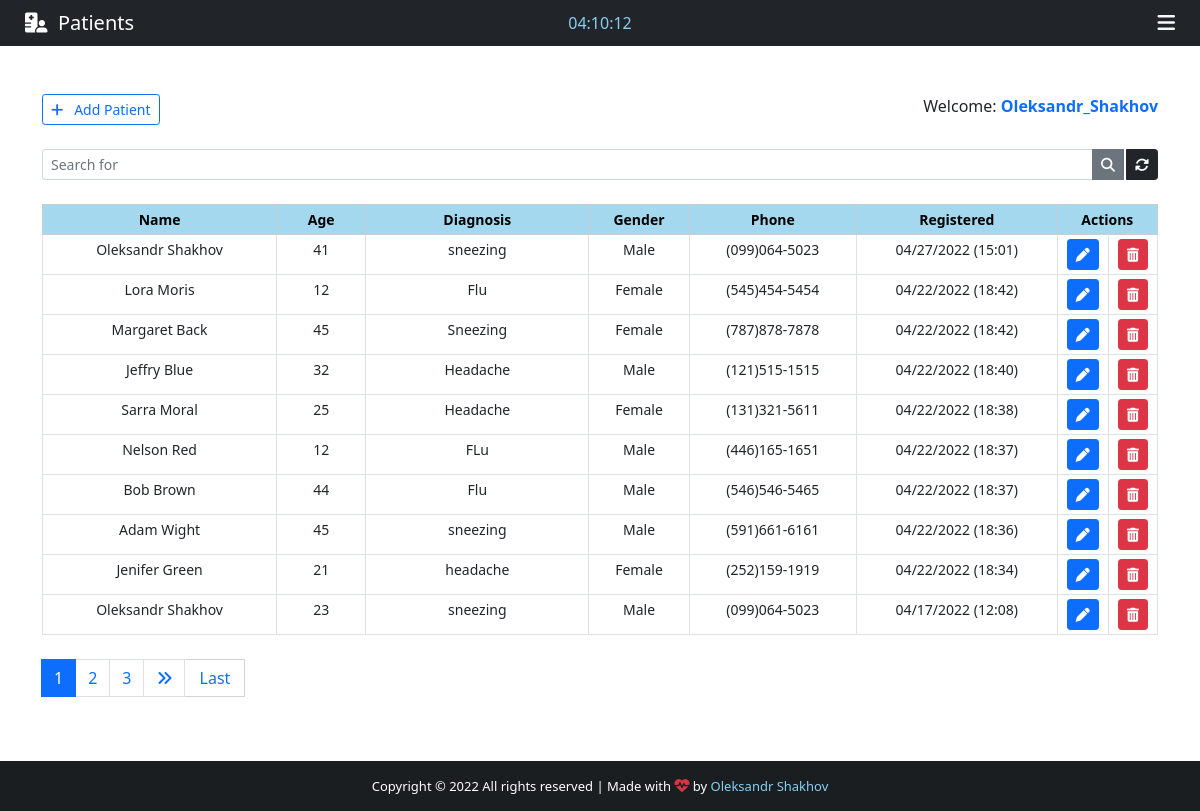
The app's page /backend/ (signed in) with its own data.
### App/models.py (models this page shows, shortened)
class Patient(models.Model):
    GENDER = (
        ('Female', 'F'),
        ('Male', 'M'),
    )
    id = models.IntegerField(primary_key=True)
    name = models.CharField(max_length=100)
    phone = models.CharField(max_length=100)
    email = models.CharField(max_length=100)
    diagnosis = models.CharField(max_length=200)
    age = models.CharField(max_length=100)
    gender = models.CharField(max_length=100, null=True, choices=GENDER)
    note = models.TextField(blank=True)
    created_at = models.DateTimeField(auto_now_add=True)

### App/views.py (the view)
# urls.py: path('backend/',      views.backend,        name='backend'),
@cache_control(no_cache=True, must_revalidate=True,
               no_store=True)  # For Security
@login_required(login_url='login')
def backend(request):
    if 'q' in request.GET:
        q = request.GET['q']
        all_patient_list = Patient.objects.filter(
            Q(name__icontains=q) | Q(phone=q) | Q(email=q) | Q(
                diagnosis=q) | Q(age=q) | Q(gender=q) | Q(note=q)
        ).order_by('-created_at')
    else:
        all_patient_list = Patient.objects.all().order_by('-created_at')
    paginator = Paginator(all_patient_list, 10)
    page = request.GET.get('page')
    all_patient = paginator.get_page(page)
    total = Patient.objects.all().count()
    return render(request, 'backend.html', {'patients': all_patient, 'count': total})

### App/templates/backend.html (shortened to what this page needs)
{% extends 'base.html' %}
{% block navbar-content %}
<i class="fas fa-hospital-user"></i>&nbsp;&nbsp;Patients
{% endblock navbar-content %}
{% block time %}
<div class="col-sm">
	<center>
		<span style="color: #89cff0;" id="clock"></span>
	</center>
</div>
{% endblock time %}
{% block nav-btn %}
<div class="text-light" id="sidebar" data-bs-toggle="offcanvas" data-bs-target="#offcanvasRight" aria-controls="offcanvasRight">
	<i class="fas fa-bars"></i>
</div>
{% endblock nav-btn %}
{% block footer %} style="color: #89cff0; text-decoration: none;"{% endblock footer %}
{% block content %}
<div class="container">
	<br><br>
	<div class="d-flex justify-content-between">
		<a href="{% url 'add_patient' %}" class="btn btn-outline-primary btn-sm" id="Btn-add-desktop"><i class="fas fa-plus"></i>&nbsp;&nbsp; Add Patient</a>
		<span class="welcome">
			Welcome: <strong><span class="text-primary">{{ user.get_username }}</span></strong>
		</span>
	</div>
	<form>
		<div class="input-group input-group-sm mb-3 mt-4">
			<input name="q" type="text" class="form-control" placeholder="Search for" value="{{ request.GET.q }}">
			<button class="btn btn-secondary"><i class="fas fa-search"></i></button>
			<a href="{% url 'backend' %}" class="btn btn-dark" style="margin-left: 2px;" title="Refresh"><i class="fas fa-sync-alt"></i></a>
		</div>
	</form>
	<center>
		<table class="table table-bordered table-sm mt-4" style="text-align: center; font-size: 14px;">
			<thead class="table-secondary">
				<tr>
					<th style="width: 21%; background-color: #a3d8ee;">Name</th>
					<th style="width: 8%; background-color: #a3d8ee;">Age</th>
					<th style="width: 20%; background-color: #a3d8ee;">Diagnosis</th>
					<th style="width: 9%; background-color: #a3d8ee;">Gender</th>
					<th style="width: 15%; background-color: #a3d8ee;">Phone</th>
					<th style="width: 18%; background-color: #a3d8ee;">Registered</th>
					{% if request.user.is_superuser %}
					<th style="width: 9%; background-color: #a3d8ee;" colspan="2">Actions</th>
					{% else %}
					<th style="width: 9%; background-color: #a3d8ee;" colspan="2">Edit</th>
					{% endif %}
				</tr>
			</thead>
			{% for patient in patients %}
			<tr class="text-small" id="check-table">
				<td data-label="Name" id="top-table">{{ patient.name }}</td>
				<td data-label="Age" id="responsive-border">{{ patient.age }}</td>
				<td data-label="Diagnosis" id="responsive-border">{{ patient.diagnosis }}</td>
				<td data-label="Gender" id="responsive-border">{{ patient.gender }}</td>
				<td data-label="Phone" id="responsive-border">{{ patient.phone }}</td>
				<td data-label="Date" id="responsive-border">{{ patient.created_at | date:"m/d/Y (H:i)"}}</td>
				<td>
					<a class="btn btn-primary btn-sm btn-actions" href="/patient/{{ patient.id }}" title="Edit Patient">
						<i class="fas fa-pen"></i>
					</a>
				</td>
				{% if request.user.is_superuser %}
				<td>
					<a class="btn btn-danger btn-sm btn-actions" title="Delete Patient" data-bs-toggle="modal" data-bs-target="#deleteModal{{ patient.pk }}">
						<i class="fas fa-trash-alt"></i>
					</a>
				</td>
				{% endif %}
			</tr>
			{% endfor %}
		</table>
	</center>
	<nav class="mt-4" aria-label="Page navigation example" id="pagination">
		{% if patients.has_other_pages %}
		<ul class="pagination justify-content-left">
			{% for i in patients.paginator.page_range %}
			{% if patients.number == i %}
			<li class="page-item active"><span class="page-link">{{ i }}</span></li>
			{% else %}
			<li class="page-item"><a class="page-link" href="?page={{ i }}">{{ i }}</a></li>
			{% endif %}
			{% endfor %}
			{% if patients.has_next %}
			<li class="page-item"><a class="page-link" href="?page={{ patients.next_page_number }}"><i class="fas fa-angle-double-right"></i></a></li>
			<a href="?page={{ patients.paginator.num_pages }}" class="btn btn-outline-primary mb-4" id="last" style="width: 60px; border-radius: 1px; border: 1px solid #d3d3d3; border-left: none;">Last</a>
			{% else %}
			<li class="page-item disabled"></li>
			{% endif %}
		</ul>
		{% endif %}
	</nav>
</div>
<br><br><br>
{% endblock %}

### App/templates/base.html (shortened to what this page needs)
{% load static %}
<!DOCTYPE html>
<html lang="en">
<head>
	<link href="https://cdn.jsdelivr.net/npm/bootstrap@5.0.2/dist/css/bootstrap.min.css" rel="stylesheet">
	<link rel="stylesheet" href="https://cdnjs.cloudflare.com/ajax/libs/font-awesome/6.1.1/css/all.min.css" />
	<link rel="stylesheet" href="{% static 'css/style.CSS' %}">
</head>
<body>
	<div class="wrapper">
		<header>
			<nav class="navbar navbar-expand-lg navbar-dark bg-dark">
				<div class="col-sm">
					<a class="navbar-brand flex-grow-1" id="nav-content" style="text-align: center; color: #fff; margin-left: 25px;" href="">
						{% block navbar-content %}{% endblock navbar-content %}
					</a>
				</div>
				{% block time %}{% endblock time %}
				<div class="col-sm">
					{% block nav-btn %}{% endblock nav-btn %}
				</div>
			</nav>
		</header>
		{% block content %}
		{% endblock content %}
	</div>
	<footer class="bg-dark text-canter text-lg-start" id="footer" style="color: #fff;">
		<div class="text-center p-3" style="background-color: rgba(0, 0, 0, 0.2);">
			Copyright &copy; {% now "Y" %} <span id="allrights">All rights reserved</span> | Made with
			<i class="text-danger fas fa-heartbeat blink_me" style="font-size: 15px;"></i> by
			<a href="https://github.com/OleksandrShakhov" target="_blank" {% block footer %} style="color: #0dcaf0; text-decoration: none;"{% endblock footer %} title="Click to follow the link">Oleksandr Shakhov</a>
		</div>
	</footer>
</body>
</html>

### App/static/css/style.css (style rules this page uses)
html, body { height: 100%; margin: 0; max-width: 100%; overflow: hidden; }
#sidebar, #front-nav-icon { float: right; margin-right: 25px; cursor: pointer; font-size: 20px; }
.wrapper { min-height: 100%; margin-bottom: -50px; }
#footer, .push { height: 50px; font-size: 13px; }

### records on screen
Patient: name "Oleksandr Shakhov", age "41", diagnosis "sneezing", gender "Male", phone "(099)064-5023", created_at "04/27/2022 (15:01)"
Patient: name "Lora Moris", age "12", diagnosis "Flu", gender "Female", phone "(545)454-5454", created_at "04/22/2022 (18:42)"
Patient: name "Margaret Back", age "45", diagnosis "Sneezing", gender "Female", phone "(787)878-7878", created_at "04/22/2022 (18:42)"
Patient: name "Jeffry Blue", age "32", diagnosis "Headache", gender "Male", phone "(121)515-1515", created_at "04/22/2022 (18:40)"
Patient: name "Sarra Moral", age "25", diagnosis "Headache", gender "Female", phone "(131)321-5611", created_at "04/22/2022 (18:38)"
Patient: name "Nelson Red", age "12", diagnosis "FLu", gender "Male", phone "(446)165-1651", created_at "04/22/2022 (18:37)"
Patient: name "Bob Brown", age "44", diagnosis "Flu", gender "Male", phone "(546)546-5465", created_at "04/22/2022 (18:37)"
Patient: name "Adam Wight", age "45", diagnosis "sneezing", gender "Male", phone "(591)661-6161", created_at "04/22/2022 (18:36)"
Patient: name "Jenifer Green", age "21", diagnosis "headache", gender "Female", phone "(252)159-1919", created_at "04/22/2022 (18:34)"
Patient: name "Oleksandr Shakhov", age "23", diagnosis "sneezing", gender "Male", phone "(099)064-5023", created_at "04/17/2022 (12:08)"

### other values on screen
{{ user.get_username }} "Oleksandr_Shakhov"
{{ i }} "1"
{{ i }} "2" "3"
